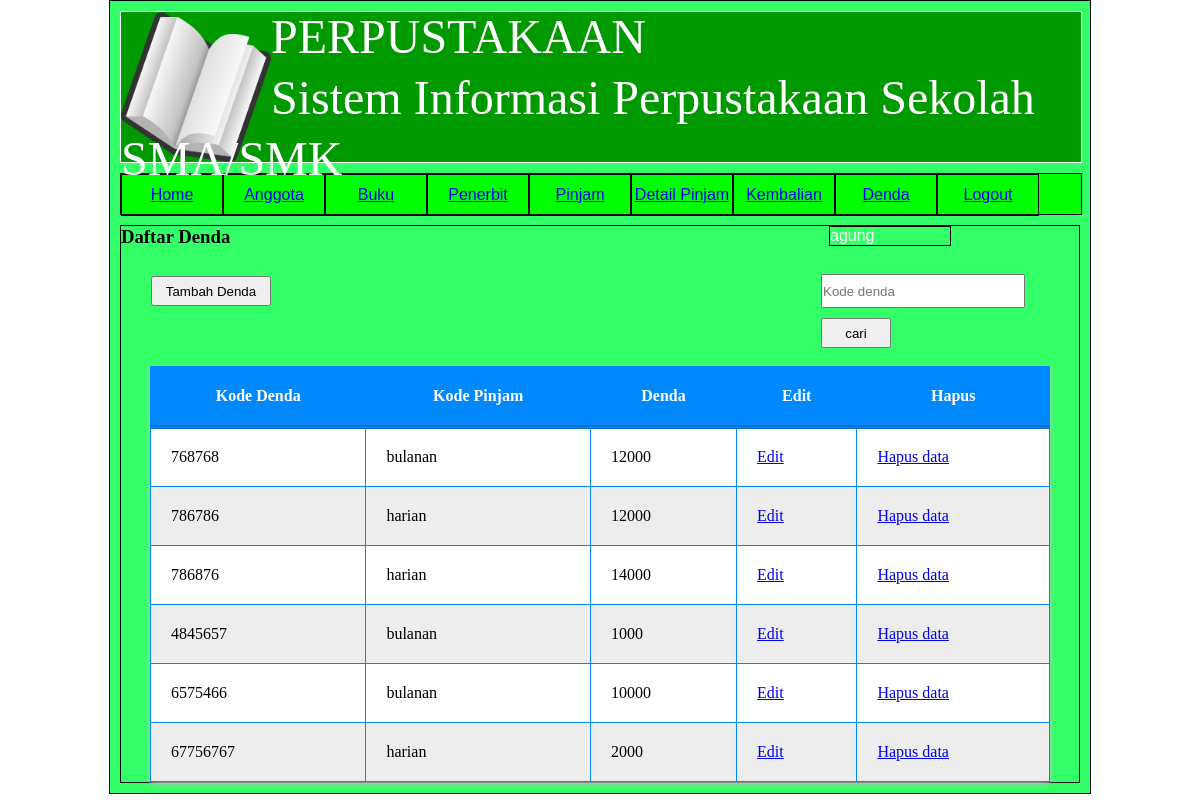
The page /denda.php (signed in) on the database its author committed.
### tables this page shows
CREATE TABLE IF NOT EXISTS `denda` (
  `Kddenda` int(6) NOT NULL,
  `Jns_denda` varchar(20) NOT NULL,
  `Denda` varchar(20) NOT NULL,
  PRIMARY KEY (`Kddenda`)
);

### denda.php (the view, shortened to what this page needs)
<?php
if(!isset($_SESSION['Nama'])){
    header("location:login.php");
}else{
?>
<!DOCTYPE html>
<html>
<head>
	<link rel="stylesheet" type="text/css" href="bukudesain.css">
</head>
<body>
<div class="wrapper">
	<div class="header">
	<div class="gambar1"><img src="gambar/Sistem_Informasi_Perpustakaan_Online.png" width="150" height="150"></div>
	<font size="70">PERPUSTAKAAN</font><br>
    <font size="30">Sistem Informasi Perpustakaan Sekolah SMA/SMK</font>
	</div>
<div class="menu">
	<ul>
		<li><a href="home.php">Home</a></li>
		<li><a href="anggota.php">Anggota</a></li>
		<li><a href="buku.php">Buku</a></li>
		<li><a href="penerbit.php">Penerbit</a></li>
		<li><a href="pinjam.php">Pinjam</a></li>
		<li><a href="detail.php">Detail Pinjam</a></li>
		<li><a href="kembalian.php">Kembalian</a></li>
		<li><a href="denda.php">Denda</a></li>
		<li><a href="keluar.php">Logout</a></li>
		<div class="nama"><?php echo $_SESSION['Nama']?></div>
	</ul>
	</div>
	<div class="content"> <h3>Daftar Denda </h3> <br>
	<div><a href="dendat.php"><input type="button" value="Tambah Denda" name="" style="width: 120px; height: 30px; margin-left: 30px;"></a></div>
	<div><form method="post" action="" style="margin-left: 700px; margin-top: -42px;">
	<input type="text" name="nl" placeholder="Kode denda" class="tet" style="height: 30px; width: 200px;">
	<input type="submit" name="cari" value="cari" class="btn" style="height: 30px; width: 70px;"><br>
</form><br></div>
<?php
if(isset($_POST['cari'])){
	$nl=$_POST['nl'];
	$denda=mysql_query("SELECT*FROM Denda WHERE Kddenda='$nl'");
}
else{
    $denda=mysql_query("SELECT*FROM Denda ORDER BY Kddenda asc");
}
	echo"<div class='a'><center><table border=1 bgcolor=white width=900></center>";
	echo"
	<tr>
	<thead>
	<tr>
	<th><font color=><center>Kode Denda<center></font></th>
	<th><font color=><center>Kode Pinjam<center></font></th>
	<th><font color=><center>Denda<center></font></th>
	<th><font color=><center>Edit<center></font></th>
	<th><font color=><center>Hapus<center></font></th>
	</tr>
	</thead>
	</tr>
	<tr>";
	while ($data=mysql_fetch_array($denda)) {
		echo"<td>".$data['Kddenda']."</td>";
		echo"<td>".$data['Jns_denda']."</td>";
		echo"<td>".$data['Denda']."</td>";
		echo "<td><a href='editdenda.php?kd=".$data['Kddenda']."'>Edit</a></td>";
		echo "<td><a href='hapusdenda.php?kd=".$data['Kddenda']."'>Hapus data</a></td>";
	echo"</tr> </div>";
}
?>
	 </body>
</html>
<?php } ?>

### bukudesain.css (style rules this page uses)
* { margin:0%; padding: 0%; }
.wrapper { width: 80%; margin:0px auto; height: auto; border:1px solid; padding: 10px; background:#33FF66; }
.header { width: 100%; height: 150px; border:1px solid; margin-bottom: 10px; text-align: left; font-size:; background:#009900; color:white; line-height: 50px; }
.nama { border:1px solid black; }
.menu { width: 100%; height: 40px; border:1px solid; background:#00FF00; font-family:Arial, Helvetica, sans-serif; margin-bottom: 10px; }
.menu ul li { list-style: none; width: 100px; height: 40px; border:1px solid; float: left; text-align: center; line-height: 40px; color:; }
.content { height: auto; width: auto; border:1px solid; }
.gambar1 { float: left; height:100px; width:150px; }
input { height: 20px; margin-top: 10px; }
.a table { background-color: white; border:1px solid #0088ff; border-collapse: collapse; box-shadow: 0px 2px 5px silver; }
.a table thead { background: #0088ff; color: white; border-bottom: 4px solid #006fd0; }
.a table th, td { padding: 20px; }
.nama { width: 120px; float: right; margin: 1%; margin-right: 130px; color: white; font-family: Arial, Helvetica, sans-serif; }

### rows shown on the page
denda: Kddenda "768768", Jns_denda "bulanan", Denda "12000"
denda: Kddenda "786786", Jns_denda "harian", Denda "12000"
denda: Kddenda "786876", Jns_denda "harian", Denda "14000"
denda: Kddenda "4845657", Jns_denda "bulanan", Denda "1000"
denda: Kddenda "6575466", Jns_denda "bulanan", Denda "10000"
denda: Kddenda "67756767", Jns_denda "harian", Denda "2000"

### other values the page prints
$_SESSION['Nama'] "agung"
